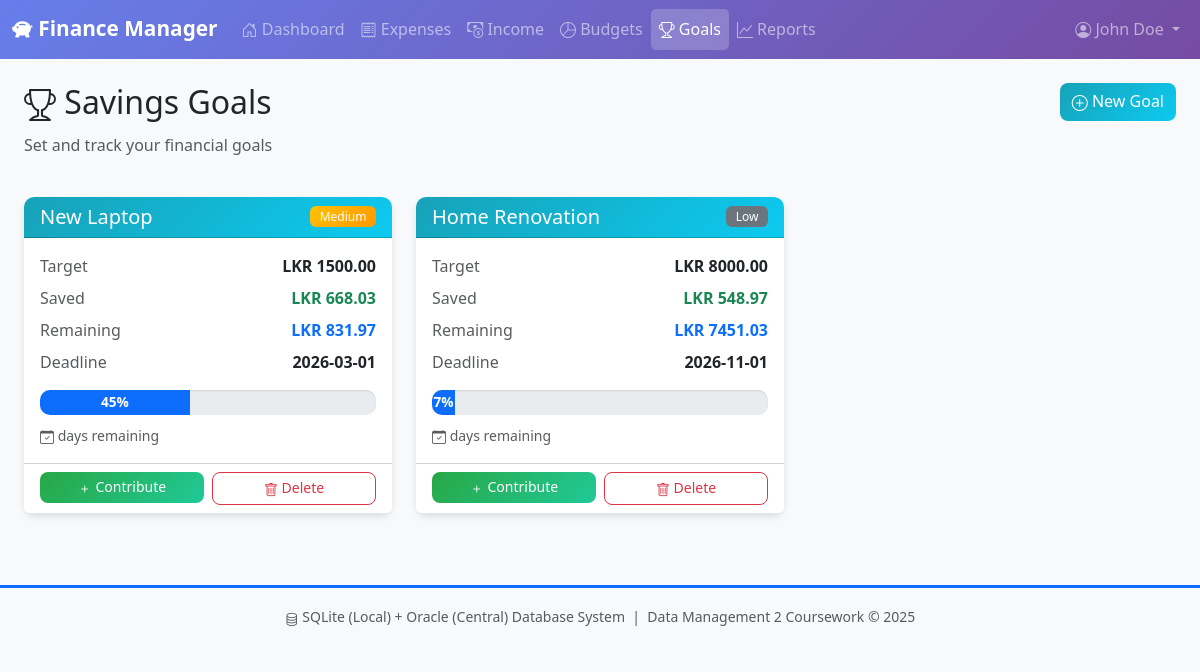
The page /goals (signed in) on the database as committed earlier.
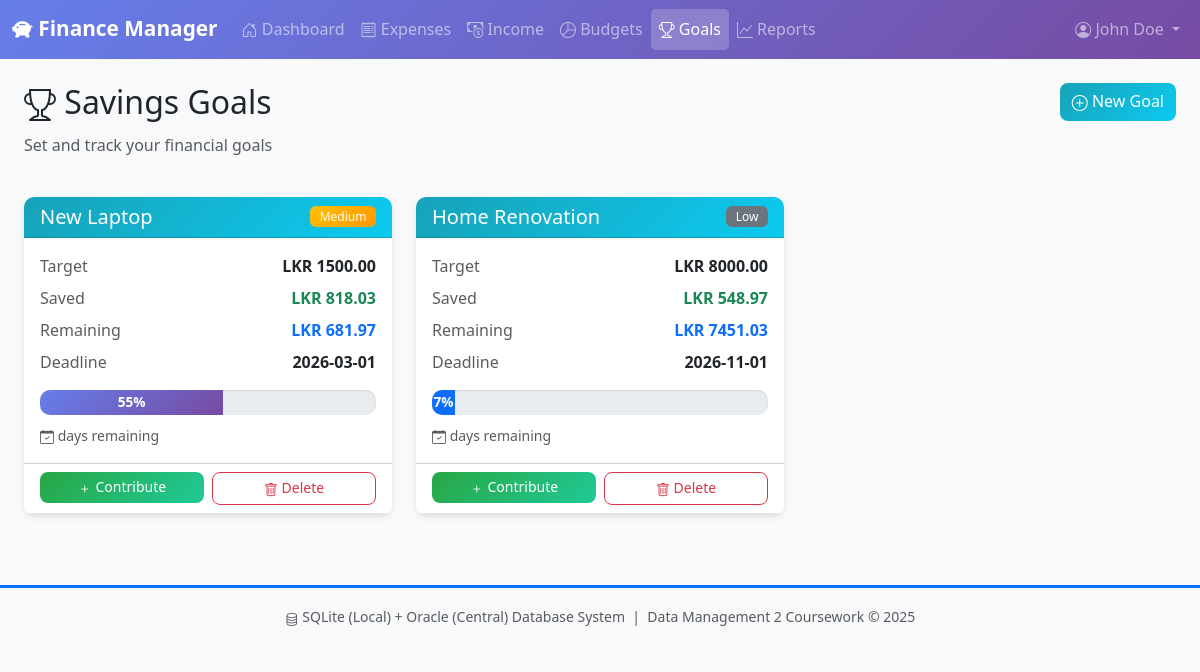
The same page on the database as committed later.
### tables this page shows
CREATE TABLE savings_goal (
    goal_id INTEGER PRIMARY KEY AUTOINCREMENT,
    user_id INTEGER NOT NULL,
    goal_name TEXT NOT NULL,
    target_amount REAL NOT NULL CHECK (target_amount > 0),
    current_amount REAL NOT NULL DEFAULT 0 CHECK (current_amount >= 0),
    start_date TEXT NOT NULL,
    deadline TEXT NOT NULL,
    priority TEXT NOT NULL CHECK (priority IN ('High', 'Medium', 'Low')),
    status TEXT NOT NULL DEFAULT 'Active' CHECK (status IN ('Active', 'Completed', 'Cancelled')),
    created_at TEXT NOT NULL DEFAULT (datetime('now')),
    modified_at TEXT NOT NULL DEFAULT (datetime('now')),
    is_synced INTEGER NOT NULL DEFAULT 0 CHECK (is_synced IN (0, 1)),
    FOREIGN KEY (user_id) REFERENCES user(user_id) ON DELETE CASCADE,
    CONSTRAINT chk_goal_amount CHECK (current_amount <= target_amount)
);

### webapp/app.py (the view)
@app.route('/goals')
@login_required
def goals():
    db = get_sqlite_db()
    user_id = session['user_id']
    goals_list = db.execute('''
        SELECT * FROM v_savings_progress
        WHERE user_id = ?
        ORDER BY
            CASE priority WHEN 'High' THEN 1 WHEN 'Medium' THEN 2 ELSE 3 END,
            deadline
    ''', (user_id,)).fetchall()
    db.close()
    return render_template('goals.html', goals=goals_list)

### webapp/app.py (called while the page is built)
def get_sqlite_db():
    conn = sqlite3.connect(SQLITE_DB_PATH)
    conn.row_factory = sqlite3.Row
    return conn

def login_required(f):
    @wraps(f)
    def decorated_function(*args, **kwargs):
        if 'user_id' not in session:
            flash('Please log in to access this page.', 'warning')
            return redirect(url_for('login'))
        return f(*args, **kwargs)
    return decorated_function

### webapp/templates/goals.html (shortened to what the changed rows need)
{% extends "base.html" %}
{% block content %}
<div class="container-fluid">
    <div class="row mb-4">
        <div class="col">
            <h2><i class="bi bi-trophy"></i> Savings Goals</h2>
        </div>
    </div>
    {% if goals %}
    <div class="row">
        {% for goal in goals %}
        <div class="col-md-6 col-lg-4 mb-4">
            <div class="card shadow h-100">
                <div class="card-header bg-info text-white">
                    <div class="d-flex justify-content-between align-items-center">
                        <h5 class="mb-0">{{ goal.goal_name }}</h5>
                        <span class="badge {% if goal.priority == 'High' %}bg-danger{% elif goal.priority == 'Medium' %}bg-warning{% else %}bg-secondary{% endif %}">
                            {{ goal.priority }}
                        </span>
                    </div>
                </div>
                <div class="card-body">
                    <div class="d-flex justify-content-between mb-2">
                        <span class="text-muted">Target</span>
                        <span class="fw-bold"> LKR {{ "%.2f"|format(goal.target_amount) }}</span>
                    </div>
                    <div class="d-flex justify-content-between mb-2">
                        <span class="text-muted">Saved</span>
                        <span class="fw-bold text-success"> LKR {{ "%.2f"|format(goal.current_amount) }}</span>
                    </div>
                    <div class="d-flex justify-content-between mb-2">
                        <span class="text-muted">Remaining</span>
                        <span class="fw-bold text-primary"> LKR {{ "%.2f"|format(goal.remaining_amount) }}</span>
                    </div>
                    <div class="d-flex justify-content-between mb-3">
                        <span class="text-muted">Deadline</span>
                        <span class="fw-bold">{{ goal.deadline }}</span>
                    </div>
                    <div class="progress mb-2">
                        {% set percent = goal.progress_percent %}
                        {% if percent >= 100 %}
                            <div class="progress-bar bg-success w-100-progress">Achieved!</div>
                        {% elif percent >= 75 %}
                            <div class="progress-bar bg-info" style="width: {{ percent }}%;">{{ "%.0f"|format(percent) }}%</div>
                        {% elif percent >= 50 %}
                            <div class="progress-bar bg-primary" style="width: {{ percent }}%;">{{ "%.0f"|format(percent) }}%</div>
                        {% else %}
                            <div class="progress-bar" style="width: {{ percent }}%;">{{ "%.0f"|format(percent) }}%</div>
                        {% endif %}
                    </div>
                    <small class="text-muted">
                        <i class="bi bi-calendar-check"></i>
                        {{ goal.days_remaining }} days remaining
                    </small>
                </div>
                <div class="card-footer bg-white">
                    <div class="row g-2">
                        <div class="col">
                            <button class="btn btn-sm btn-success w-100" data-bs-toggle="modal"
                                    data-bs-target="#contributeModal{{ goal.goal_id }}">
                                <i class="bi bi-plus"></i> Contribute
                            </button>
                        </div>
                        <div class="col">
                            <a href="{{ url_for('delete_goal', goal_id=goal.goal_id) }}"
                               class="btn btn-sm btn-outline-danger w-100"
                               title="Delete goal"
                               onclick="return confirm('Are you sure you want to delete this goal?');">
                                <i class="bi bi-trash"></i> Delete
                            </a>
                        </div>
                    </div>
                </div>
            </div>
        </div>
        {% endfor %}
    </div>
    {% endif %}
</div>
{% endblock %}

Rows that differ between the two databases and show on the page:
changed savings_goal "New Laptop": current_amount "668.03" → "818.03"; remaining_amount "831.97" → "681.97"; percent "45" → "55"
